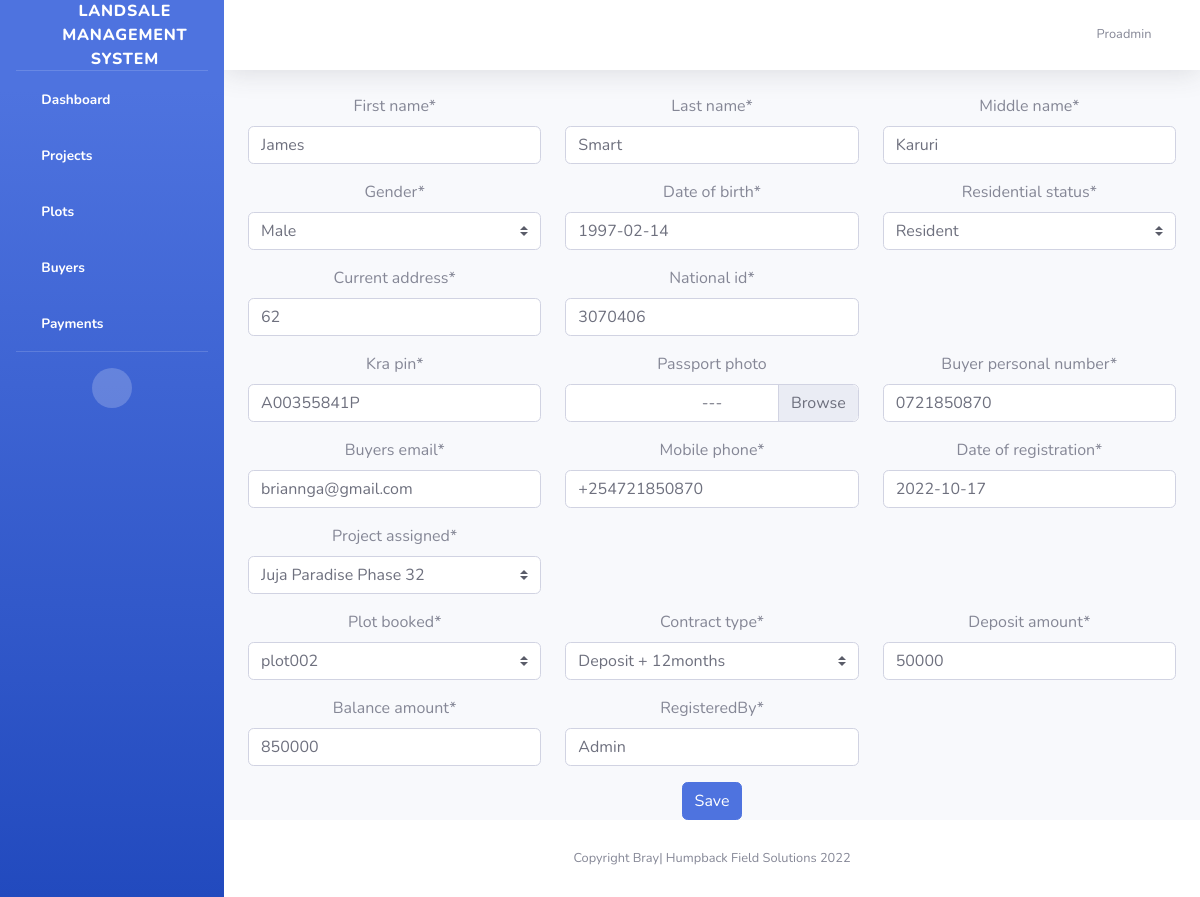
The app's page /buyers/2/edit/ (signed in), older data.
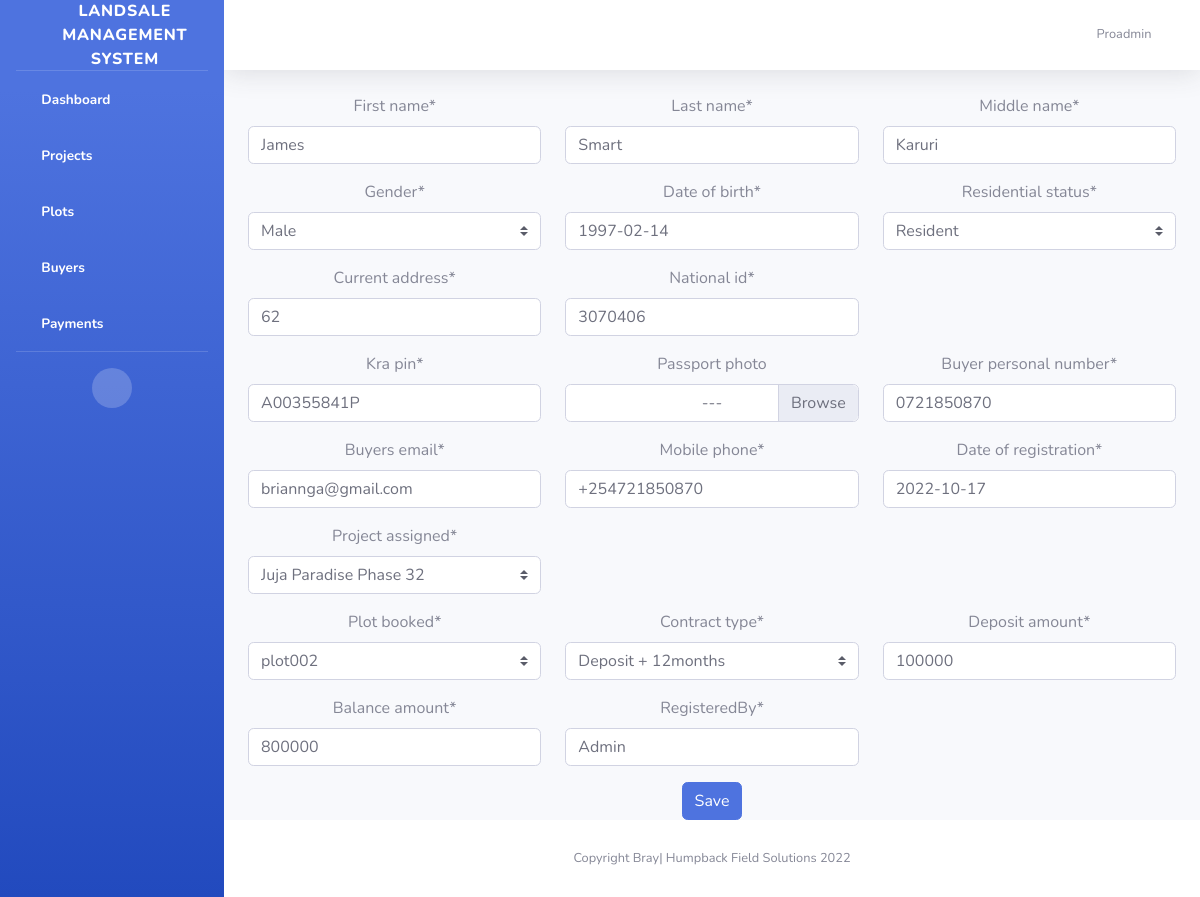
The same page, newer data.
### buyers/models.py (models this page shows, shortened)
class BuyerInfo(models.Model):
    GENDER_OPTIONS =(
        ("M","Male"),
        ("F","Female"),
        ("O","Other")
    )
    RESIDENTIAL_OPTIONS = (
        ('R','Resident'),
        ("NR","Non-Resident")
    )
    PAYMENT_CONTRACT = (
        ("Deposit + 3months","Deposit + 3months"),
        ("Deposit + 6months","Deposit + 6months"),
        ("Deposit + 12months","Deposit + 12months"),
        ("Deposit + 24months","Deposit + 24months"),
        ("OT","OT")
    )
    first_name = models.CharField(max_length=255, null=True)
    middle_name = models.CharField(max_length=255, null=True)
    last_name = models.CharField(max_length=255, null=True)
    gender = models.CharField(max_length=1, choices=GENDER_OPTIONS, null=True)
    residential_status = models.CharField(max_length=2, choices=RESIDENTIAL_OPTIONS, null=True)
    current_address = models.CharField(max_length=100, null=True)
    national_id = models.CharField(max_length=10, unique=True, null=True)
    date_of_birth = models.DateField(null=True)
    kra_pin = models.CharField(max_length=11, unique=True, null=True)
    passport_photo = models.ImageField(blank=True, null=True)
    buyer_personal_number = models.CharField(max_length=50, null=True)
    buyers_email = models.EmailField(unique=True, null=True)
    mobile_phone = models.CharField(max_length=15, null=True)
    date_of_registration = models.DateField(null=True)
    project_assigned = models.ForeignKey(Plot, on_delete=models.CASCADE)
    plot_booked = models.OneToOneField(Plot_Number, on_delete=models.CASCADE)
    contract_type = models.CharField(choices=PAYMENT_CONTRACT, max_length=100, null=True)
    deposit_amount = models.IntegerField(null=True)
    balance_amount = models.IntegerField( null=True)
    registeredBy = models.CharField(max_length=15, null=True)

### buyers/views.py (the view)
# urls.py: path('buyers/<int:buyer_id>/edit/', views.buyer_update, name='buyer_update'),
@login_required(login_url='/accounts/login/')
def buyer_update(request, buyer_id):
    buyer = BuyerInfo.objects.get(id=buyer_id)
    if request.method == 'POST':
        form = BuyersForm(request.POST, instance=buyer, files=request.FILES)
        if form.is_valid():
            form.save()
            messages.success(request, "buyer updated successfully")
            return redirect("/buyers")
        else:
            messages.error(request, "error updating the buyer")
    else:
        form = BuyersForm(instance=buyer)
    return render(request, 'buyers/buyer_update_form.html', {'buyer': buyer, 'buyer_form': form})

### plots/models.py (called while the page is built)
    def __str__(self):
        return self.projectName

    def __str__(self):
        return self.plotNumber

### templates/buyers/buyer_update_form.html (shortened to what this page needs)
{% extends 'base2.html' %}
{% load bootstrap4 %}
{% load static %}
{% block content %}
{% load crispy_forms_tags %}
<div class="container container-fluid">
    <div class="text-center">
        <form method="POST" enctype="multipart/form-data" class="post-form">
            {% crispy buyer_form %}
        </form>
    </div>
</div>
{% endblock %}

Row changes from the older to the newer data that the page shows:
changed BuyerInfo "James": deposit_amount "50000" → "100000"; balance_amount "850000" → "800000"
